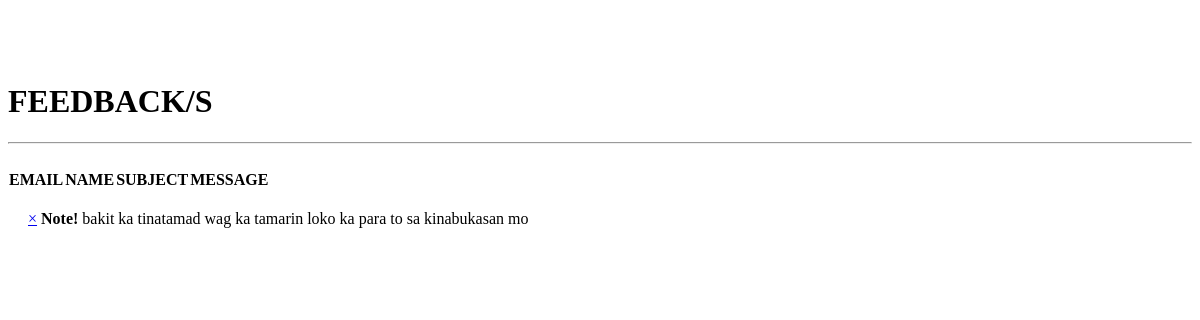
Before: /frm_feedback.php with the older database file.
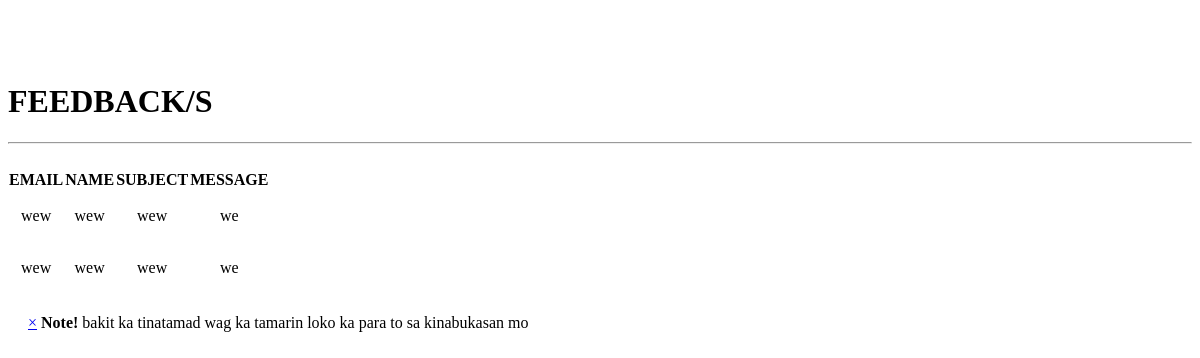
After: the same page with the newer database file.
### tables this page shows
CREATE TABLE `feedback` (
  `id` bigint(20) NOT NULL AUTO_INCREMENT,
  `email` varchar(255) NOT NULL,
  `name` varchar(255) DEFAULT NULL,
  `subject` varchar(255) DEFAULT NULL,
  `message` varchar(255) DEFAULT NULL,
  KEY `id` (`id`)
);

### frm_feedback.php (the view, shortened to what this page needs)
<!DOCTYPE html>
<html >
<head>
</head>
<?php
require_once('config.connect.php');
?>
<body>
  <div class="container">
<br><br><br>
    <h1>FEEDBACK/S</h1>
    <hr>
  <br>
  <table id="autoGeneratedID" role="grid" class="table table-striped table-bordered" style="border-collapse:collapse; table-layout:fixed;">
    <thead>
      <tr>
        <th  role="gridcell">EMAIL</th>
        <th  role="gridcell">NAME</th>
        <th  role="gridcell">SUBJECT</th>
        <th  role="gridcell">MESSAGE</th>
      </tr>
    </thead>
    <?php
$query=mysqli_query($c1,'SELECT * FROM feedback');
echo "<tbody>";
while ($fetch=mysqli_fetch_assoc($query))
	{
	echo "<tr>";
	echo "<td style='vertical-align: middle;' ><center><p>";
		echo $fetch['email'];
	echo "</p></center></td>";
	echo "<td style='vertical-align: middle;' ><center><p>";
		echo $fetch['name'];
	echo "</p></center></td>";
  echo "<td style='vertical-align: middle;' ><center><p>";
    echo $fetch['subject'];
  echo "</p></center></td>";
    echo "<td style='vertical-align: middle;' ><center><p>";
    echo $fetch['message'];
	echo "</tr>";
   }
?>
  </table>
<div class="bs-example">
    <div class="alert alert-info fade in">
        <a href="#" class="close" data-dismiss="alert">&times;</a>
        <strong>Note!</strong>  bakit ka tinatamad wag ka tamarin loko ka para to sa kinabukasan mo
    </div>
</div>
</body>
</html>

### frm_feedback.php (style rules this page uses)
.bs-example { margin: 20px; }

Changed rows visible on the page:
added feedback: email "wew", name "wew", subject "wew", message "we"
added feedback: email "wew", name "wew", subject "wew", message "we"
